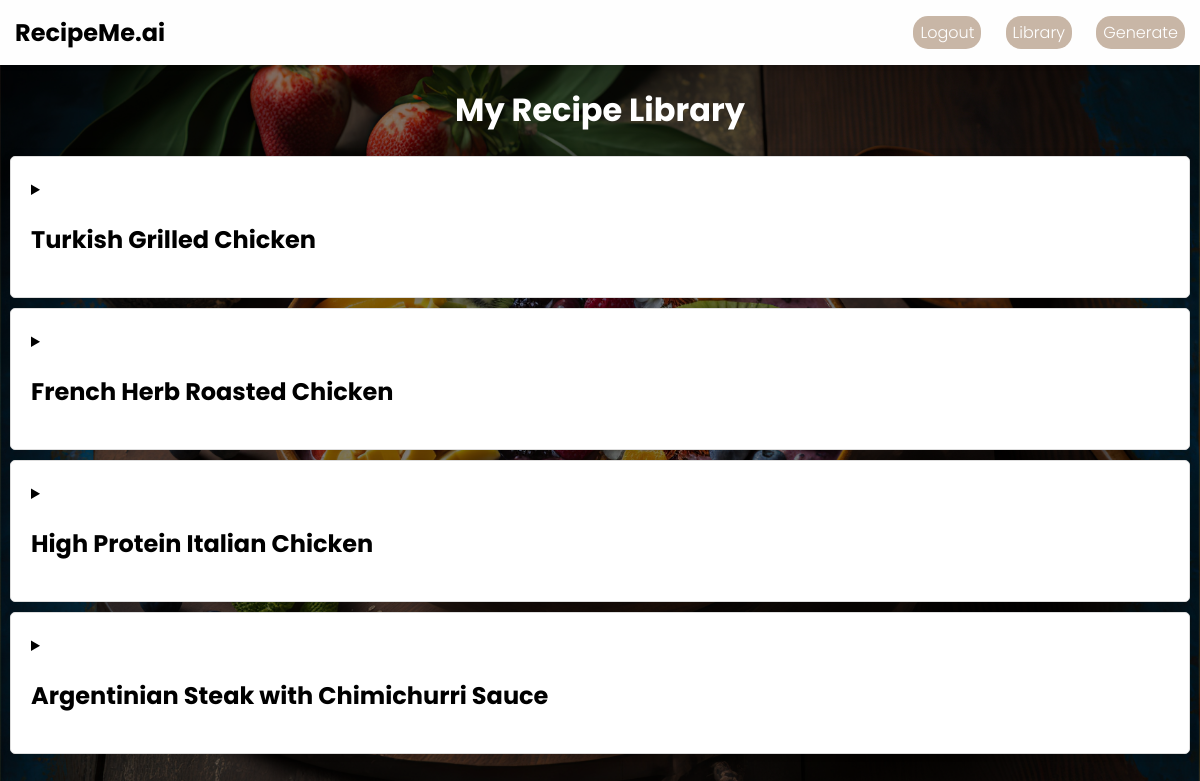
Page /library (signed in) on the earlier database version.
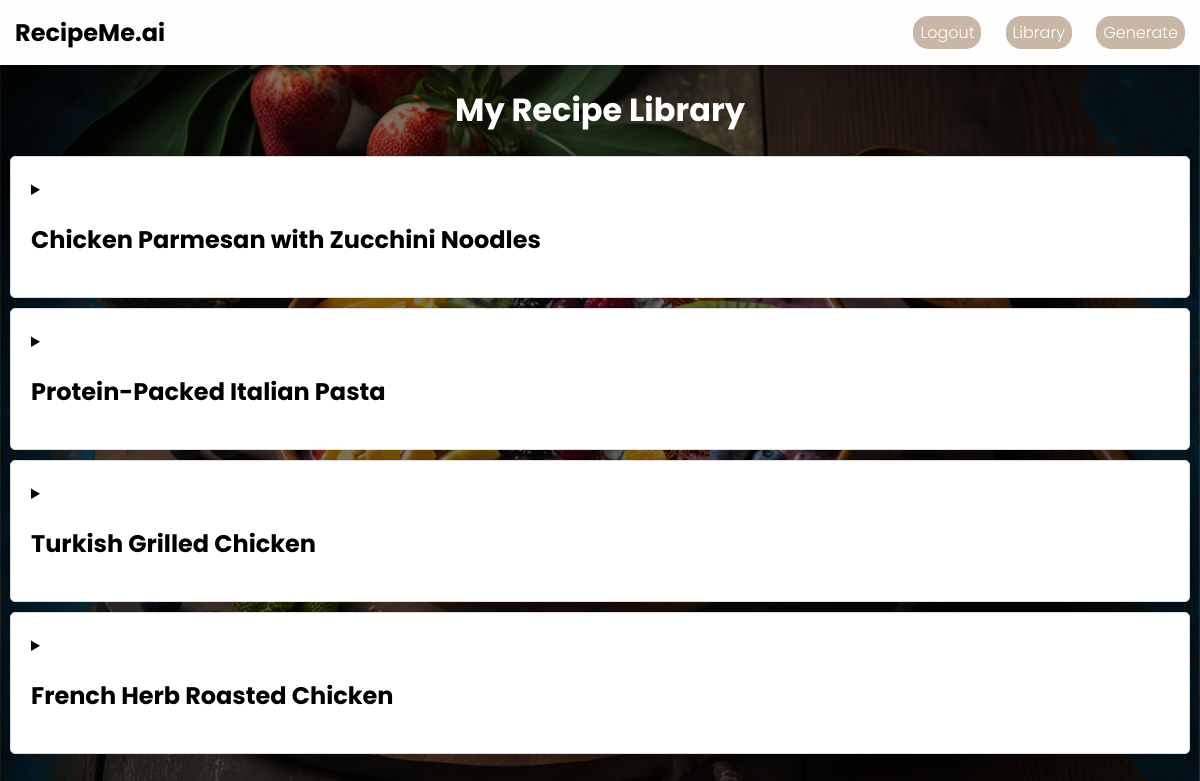
Same page on the later database version.
### recipeMe/models.py (models this page shows, shortened)
class Recipe(db.Model):
    id = db.Column(db.Integer, primary_key = True)
    name = db.Column(db.String(100), nullable = False)
    ingredients = db.Column(db.String(1000), nullable = False)
    directions = db.Column(db.String(1000), nullable = False)
    nutrition_facts = db.Column(db.String(1000), nullable = False)
    date_posted = db.Column(db.DateTime, nullable = False, default = datetime.utcnow)
    user_id = db.Column(db.Integer, db.ForeignKey('user.id'), nullable = False)
    image_url = db.Column(db.String(1000), nullable = False)

### recipeMe/routes.py (the view)
@app.route("/library")
@login_required
def library():
    recipes = Recipe.query.filter_by(user_id=current_user.id).all()  # get all recipes by the current user
    for recipe in recipes:
        recipe.ingredients = json.loads(recipe.ingredients)
        recipe.directions = json.loads(recipe.directions)
    return render_template('library.html', recipes=recipes)  # render the library page with the recipes

### recipeMe/models.py (called while the page is built)
@login_manager.user_loader
def load_user(user_id):
    return User.query.get(int(user_id))

### recipeMe/templates/library.html (shortened to what this page needs)
<!DOCTYPE html>
<html lang="en">
  <head>
    <link
      rel="stylesheet"
      href="{{ url_for('static', filename='library.css') }}"
    />
    <link
      rel="stylesheet"
      href="{{ url_for('static', filename='header.css') }}"
    />
  </head>
  <body>
    <header class="header">
      <a class="logo" href="{{ url_for('home')}}">RecipeMe.ai</a>
      <nav class="nav-links">
        {% if current_user.is_authenticated %}
        <a href="{{ url_for('logout')}}">Logout</a>
        <a href="{{ url_for('library')}}">Library</a>
        <a href="{{ url_for('getFormData')}}">Generate</a>
        {% else %}
        <a href="{{ url_for('login')}}">Login</a>
        <a href="{{ url_for('register')}}">Sign Up</a>
        {% endif %}
      </nav>
    </header>
    <h1>My Recipe Library</h1>
    <div class="container">
      {% for recipe in recipes|reverse %}
      <div class="recipe">
        <details>
          <summary><h2>{{ recipe.name }}</h2></summary>
        </details>
      </div>
      {% endfor %}
    </div>
  </body>
</html>

### recipeMe/static/library.css (style rules this page uses)
body { background: linear-gradient(rgba(0, 0, 0, 0.5), rgba(0, 0, 0, 0.5)), url("../static/images/acai.jpeg") center/cover no-repeat fixed; margin: 0; font-family: Arial, sans-serif; background-color: #e4e4e4; }
.container { display: block; flex-wrap: wrap; justify-content: space-around; margin: 0 auto; max-width: 1200px; padding: 0; }
h1 { color: white; display: flex; align-items: center; justify-content: space-around; }
.recipe { background-color: white; flex: 0 0 calc(33.3333% - 20px); margin: 10px; padding: 20px; border: 1px solid #ddd; border-radius: 5px; box-shadow: 0 0 10px rgba(0, 0, 0, 0.1); }
.recipe h2 { font-size: 1.5em; margin-bottom: 20px; }

### recipeMe/static/header.css (style rules this page uses)
body { margin: 0; font-family: "Poppins", sans-serif; padding: 0; margin: 0; outline: 0; }
.header { display: flex; justify-content: space-between; align-items: center; padding: 15px; background-color: #fefefe; box-shadow: 0 2px 4px 0 rgba(0, 0, 0, 0.1); }
.header .logo { margin-top: 0; color: #000000; align-self: center; justify-self: center; text-decoration: none; font-size: 24px; font-weight: bold; }
.header .nav-links a { padding-top: 5px; padding-bottom: 5px; padding-left: 7px; padding-right: 7px; border-radius: 15px; background-color: #C8B6A6; font-family: "Poppins", sans-serif; font-weight: 300; margin-left: 20px; text-decoration: none; color: white; }
@media (min-width: 250px) { .header { padding: 15px; } }

Differences in the rows shown:
removed Recipe: name "High Protein Italian Chicken"
removed Recipe: name "Argentinian Steak with Chimichurri Sauce"
added Recipe: name "Chicken Parmesan with Zucchini Noodles"
added Recipe: name "Protein-Packed Italian Pasta"
